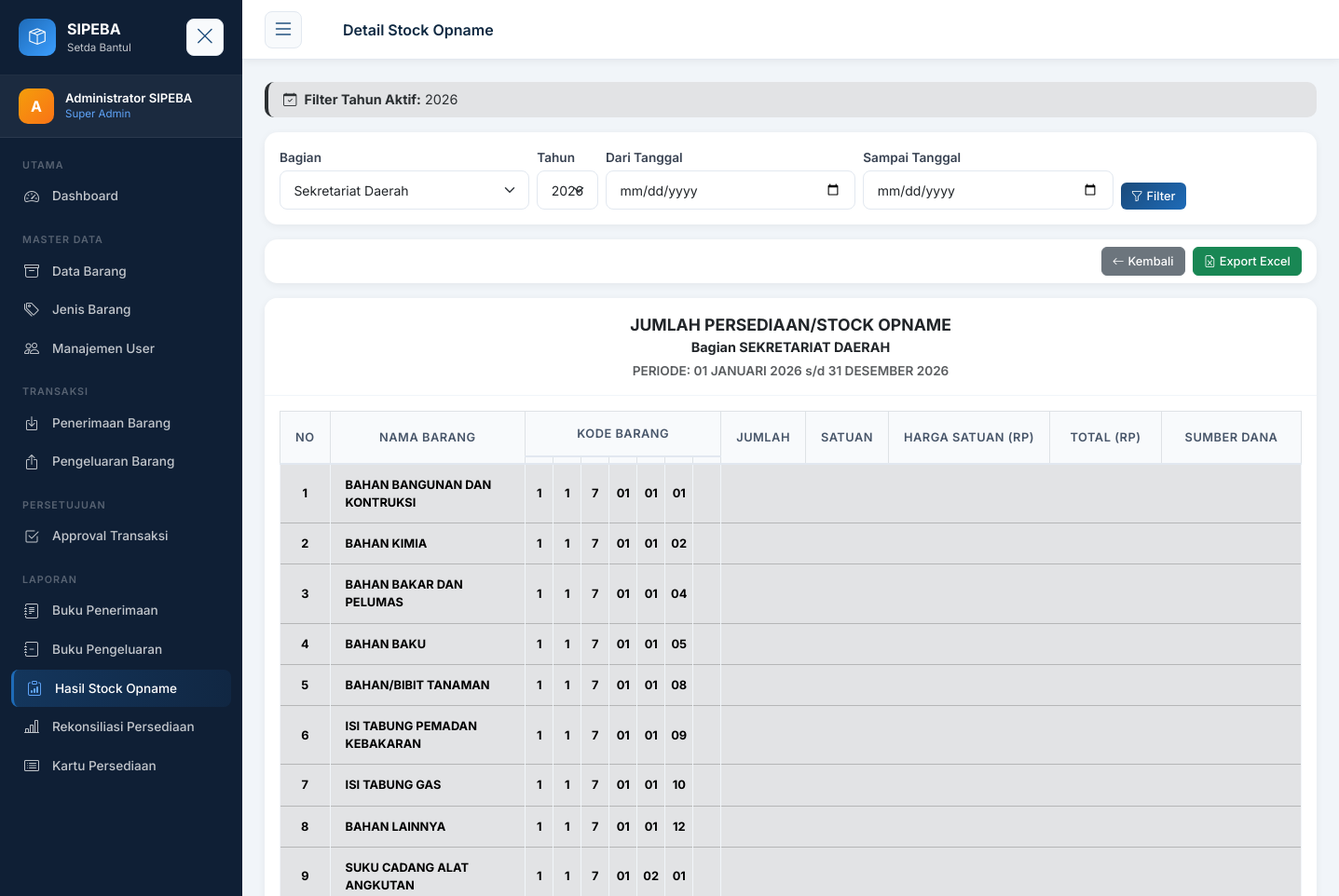
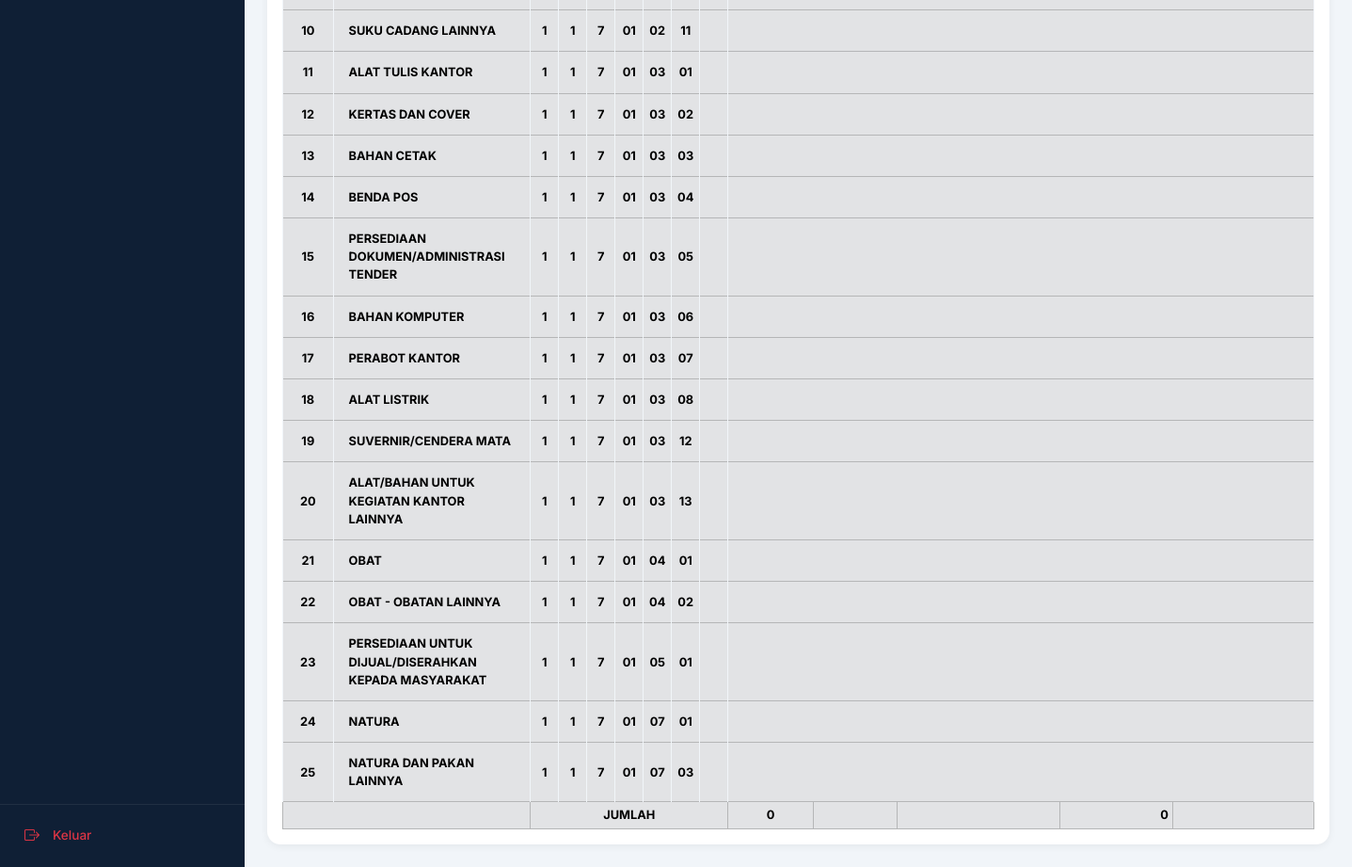
Screenshot of /laporan/stock_opname_detail.php (signed in) with the database file from the repository (2 pictures, top to bottom).
### tables this page shows
CREATE TABLE `jenis_barang` (
  `id` int(10) UNSIGNED NOT NULL,
  `kode_jenis` varchar(10) NOT NULL,
  `nama_jenis` varchar(100) NOT NULL,
  `kategori` enum('ASET TETAP','ASET LANCAR') DEFAULT 'ASET LANCAR',
  `created_at` timestamp NOT NULL DEFAULT current_timestamp()
);

### config/auth.php (called while the page is built, shortened)
<?php
function getUserRole(): string {
    return $_SESSION['user']['role'] ?? '';
}

### laporan/stock_opname_detail.php (the view, shortened to what this page needs)
<?php
require_once __DIR__ . '/../config/bootstrap.php';
$id_jenis = (int)($_GET['id_jenis'] ?? 0);
$f_bagian = (int)($_GET['id_bagian'] ?? 0);
$f_tahun = (int)($_GET['tahun'] ?? date('Y'));
$f_dari_tanggal = $_GET['dari_tanggal'] ?? '';
$f_sampai_tanggal = $_GET['sampai_tanggal'] ?? '';
$jenis = $id_jenis ? $conn->query("SELECT * FROM jenis_barang WHERE id=$id_jenis")->fetch_assoc() : null;
$use_date_filter = !empty($f_dari_tanggal) && !empty($f_sampai_tanggal);
if ($use_date_filter) {
  $where_tanggal = " AND so.tanggal BETWEEN '$f_dari_tanggal' AND '$f_sampai_tanggal'";
  $periode_display = strtoupper(formatTanggalIndonesia($f_dari_tanggal)) . ' s/d ' . strtoupper(formatTanggalIndonesia($f_sampai_tanggal));
} else {
  $periode_display = '01 JANUARI ' . $f_tahun . ' s/d 31 DESEMBER ' . $f_tahun;
}
$where_jenis_master = $id_jenis ? " WHERE j.id = $id_jenis" : "";
$years = [];
if (empty($years)) {
  $years = [date('Y')];
}
$nama_bagian_display = 'SEKRETARIAT DAERAH';
$items = [];
$jenis_master_q = $conn->query("SELECT j.id, j.nama_jenis, j.kode_jenis FROM jenis_barang j $where_jenis_master ORDER BY j.kode_jenis ASC, j.nama_jenis ASC");
while ($jm = $jenis_master_q->fetch_assoc()) {
  $kodeJenisKey = (string)$jm['kode_jenis'];
  if (!isset($items[$kodeJenisKey])) {
    $items[$kodeJenisKey] = [
      'nama_jenis' => $jm['nama_jenis'],
      'kode_jenis' => $jm['kode_jenis'],
      'rows' => []
    ];
  }
}
ksort($items, SORT_NATURAL);
?>
<?php
include BASE_PATH . '/includes/header.php';
include BASE_PATH . '/includes/sidebar.php';
?>
<div class="main-content">
  <div class="topbar">
    <button class="sidebar-toggle-btn me-3" id="mainSidebarToggle"><i class="bi bi-list fs-4"></i></button>
    <div class="topbar-title">
      <a href="stock_opname.php?id_bagian=<?= $f_bagian ?>" class="text-white text-decoration-none"><i class="bi bi-arrow-left me-2"></i></a>
      Detail Stock Opname <?= $jenis ? ': ' . htmlspecialchars($jenis['nama_jenis']) : '' ?>
    </div>
  </div>
  <div class="page-content">
    <?php if ($use_date_filter): ?>
      <div class="alert alert-info py-2 mb-3">
        <i class="bi bi-info-circle me-1"></i>
        <strong>Filter Tanggal Aktif:</strong> <?= date('d/m/Y', strtotime($f_dari_tanggal)) ?> - <?= date('d/m/Y', strtotime($f_sampai_tanggal)) ?>
        <a href="?<?= http_build_query(array_filter(['id_jenis' => $id_jenis, 'id_bagian' => $f_bagian, 'tahun' => $f_tahun])) ?>" class="btn btn-sm btn-outline-secondary ms-2">
          <i class="bi bi-x-circle me-1"></i>Gunakan Filter Tahun
        </a>
      </div>
    <?php else: ?>
      <div class="alert alert-secondary py-2 mb-3">
        <i class="bi bi-calendar-check me-1"></i>
        <strong>Filter Tahun Aktif:</strong> <?= $f_tahun ?>
      </div>
    <?php endif; ?>
    <div class="card mb-3">
      <div class="card-body py-3">
        <form method="GET" class="row g-2 align-items-end">
          <?php if ($role === 'superadmin'): ?>
            <div class="col-md-3">
              <label class="form-label mb-1 small fw-semibold">Bagian</label>
              <select name="id_bagian" class="form-select form-select-sm">
                <option value="0" <?= $f_bagian == 0 ? 'selected' : '' ?>>Sekretariat Daerah</option>
              </select>
            </div>
          <?php else: ?>
            <input type="hidden" name="id_bagian" value="<?= $f_bagian ?>">
          <?php endif; ?>
          <div class="col-auto">
            <label class="form-label mb-1 small fw-semibold">Tahun</label>
            <select name="tahun" class="form-select form-select-sm">
              <?php foreach ($years as $y): ?>
                <option value="<?= $y ?>" <?= $f_tahun == $y ? 'selected' : '' ?>><?= $y ?></option>
              <?php endforeach; ?>
            </select>
          </div>
          <div class="col-md-3">
            <label class="form-label mb-1 small fw-semibold">Dari Tanggal</label>
            <input type="date" name="dari_tanggal" class="form-control form-control-sm" value="<?= $f_dari_tanggal ?>">
          </div>
          <div class="col-md-3">
            <label class="form-label mb-1 small fw-semibold">Sampai Tanggal</label>
            <input type="date" name="sampai_tanggal" class="form-control form-control-sm" value="<?= $f_sampai_tanggal ?>">
          </div>
          <div class="col-auto">
            <button type="submit" class="btn btn-primary btn-sm me-1">
              <i class="bi bi-funnel me-1"></i>Filter
            </button>
          </div>
        </form>
      </div>
    </div>
    <div class="card mb-3">
      <div class="card-body py-2 d-flex justify-content-end align-items-center">
        <div>
          <a href="stock_opname.php?id_bagian=<?= $f_bagian ?>" class="btn btn-secondary btn-sm me-1">
            <i class="bi bi-arrow-left me-1"></i>Kembali
          </a>
          <a href="?<?= http_build_query($_GET) ?>&export=1" class="btn btn-success btn-sm">
            <i class="bi bi-file-earmark-excel me-1"></i>Export Excel
          </a>
        </div>
      </div>
    </div>
    <div class="card">
      <div class="card-header text-center py-3">
        <div class="fw-bold" style="font-size:1.1rem">JUMLAH PERSEDIAAN/STOCK OPNAME</div>
        <div class="fw-bold">Bagian <?= $nama_bagian_display ?></div>
        <div class="text-muted mt-1" style="font-size:.85rem">PERIODE: <?= $periode_display ?></div>
      </div>
      <div class="table-responsive p-3">
        <table class="table table-bordered table-sm align-middle mb-0" style="font-size:.8rem;">
          <thead class="bg-light text-center align-middle">
            <tr class="text-dark fw-bold">
              <th rowspan="2" style="min-width:40px; vertical-align:middle;">NO</th>
              <th rowspan="2" style="min-width:200px; vertical-align:middle;">NAMA BARANG</th>
              <th colspan="7" style="vertical-align:middle;">KODE BARANG</th>
              <th rowspan="2" style="min-width:80px; vertical-align:middle;">JUMLAH</th>
              <th rowspan="2" style="min-width:80px; vertical-align:middle;">SATUAN</th>
              <th rowspan="2" style="min-width:120px; vertical-align:middle;">HARGA SATUAN (Rp)</th>
              <th rowspan="2" style="min-width:120px; vertical-align:middle;">TOTAL (Rp)</th>
              <th rowspan="2" style="min-width:150px; vertical-align:middle;">SUMBER DANA</th>
            </tr>
            <tr class="text-dark fw-bold" style="font-size:.7rem;">
              <th style="min-width:30px; padding:3px;"></th>
              <th style="min-width:30px; padding:3px;"></th>
              <th style="min-width:30px; padding:3px;"></th>
              <th style="min-width:30px; padding:3px;"></th>
              <th style="min-width:30px; padding:3px;"></th>
              <th style="min-width:30px; padding:3px;"></th>
              <th style="min-width:30px; padding:3px;"></th>
            </tr>
          </thead>
          <tbody>
            <?php
            $grand_total = 0;
            $total_qty = 0;
            $no_jenis_group = 1;
            foreach ($items as $group):
              $nama_jenis = $group['nama_jenis'];
              $kj_raw = $group['kode_jenis'];
              if (strpos($kj_raw, '.') !== false) {
                $kj_parts = explode('.', $kj_raw);
              } elseif (strlen($kj_raw) >= 9) {
                $kj_parts = [substr($kj_raw, 0, 1), substr($kj_raw, 1, 1), substr($kj_raw, 2, 1), substr($kj_raw, 3, 2), substr($kj_raw, 5, 2), substr($kj_raw, 7, 2)];
              } else {
                $kj_parts = [$kj_raw];
              }
              if (count($kj_parts) > 7) {
                $rem = array_slice($kj_parts, 6);
                $kj_parts = array_slice($kj_parts, 0, 6);
                $kj_parts[] = implode('.', $rem);
              } else {
                $kj_parts = array_pad($kj_parts, 7, '');
              }
            ?>
              <tr class="table-secondary fw-bold text-dark">
                <td class="text-center"><?= $no_jenis_group ?></td>
                <td><?= strtoupper(htmlspecialchars($nama_jenis)) ?></td>
                <?php foreach ($kj_parts as $kp): ?>
                  <td class="text-center text-nowrap" style="padding: 0 0.1rem;"><?= $kp ?></td>
                <?php endforeach; ?>
                <td colspan="5"></td>
              </tr>
              <?php $no_jenis_group++; ?>
            <?php endforeach; ?>
          </tbody>
          <tfoot class="table-secondary fw-bold text-dark">
            <tr>
              <td colspan="2"></td>
              <td colspan="7" class="text-center">JUMLAH</td>
              <td class="text-center"><?= number_format($total_qty, 0, ',', '.') ?></td>
              <td></td>
              <td></td>
              <td class="text-end"><?= number_format($grand_total, 0, ',', '.') ?></td>
              <td></td>
            </tr>
          </tfoot>
        </table>
      </div>
    </div>
  </div>
</div>
<?php include BASE_PATH . '/includes/footer.php'; ?>

### assets/css/style.css (style rules this page uses)
:root { --primary: #1a4a7a; --primary-dark: #0f2942; --primary-light: #1e6bb8; --accent: #f59e0b; --sidebar-width: 260px; --sidebar-collapsed-width: 70px; --sidebar-bg: #0f1f35; --sidebar-text: rgba(255, 255, 255, 0.75); --sidebar-hover: rgba(255, 255, 255, 0.1); --sidebar-active-bg: linear-gradient( 90deg, rgba(30, 107, 184, 0.3), rgba(30, 107, 184, 0.1) ); --sidebar-active-border: #1e6bb8; --topbar-height: 64px; --card-radius: 14px; --transition: all 0.2s ease; --shadow-sm: 0 2px 8px rgba(0, 0, 0, 0.06); --shadow-md: 0 4px 20px rgba(0, 0, 0, 0.1); --shadow-lg: 0 10px 40px rgba(0, 0, 0, 0.15); }
* { box-sizing: border-box; margin: 0; padding: 0; }
body { font-family: "Inter", sans-serif; background: #f1f5f9; color: #1e293b; font-size: 0.9rem; }
.main-content { margin-left: var(--sidebar-width); flex: 1; display: flex; flex-direction: column; min-height: 100vh; transition: margin-left 0.3s ease; }
.topbar { height: var(--topbar-height); background: white; border-bottom: 1px solid #e2e8f0; display: flex; align-items: center; padding: 0 1.5rem; position: sticky; top: 0; z-index: 100; box-shadow: var(--shadow-sm); }
.topbar-title { font-weight: 600; font-size: 1rem; color: var(--primary-dark); flex: 1; }
.page-content { padding: 1.5rem; flex: 1; }
.card { border: none; border-radius: var(--card-radius); box-shadow: var(--shadow-sm); background: white; }
.card-header { background: white; border-bottom: 1px solid #f1f5f9; border-radius: var(--card-radius) var(--card-radius) 0 0 !important; padding: 1rem 1.25rem; font-weight: 600; font-size: 0.9rem; }
.table { margin-bottom: 0; font-size: 0.875rem; }
.table thead th { background: #f8fafc; border-bottom: 2px solid #e2e8f0; color: #475569; font-weight: 600; font-size: 0.8rem; text-transform: uppercase; letter-spacing: 0.5px; padding: 0.85rem 1rem; white-space: nowrap; }
.table tbody td { padding: 0.75rem 1rem; vertical-align: middle; border-color: #f1f5f9; }
.form-control, .form-select { border: 1.5px solid #e2e8f0; border-radius: 8px; padding: 0.6rem 0.9rem; font-size: 0.875rem; transition: border-color 0.2s, box-shadow 0.2s; }
.form-label { font-weight: 500; font-size: 0.85rem; color: #374151; margin-bottom: 0.4rem; }
.btn { border-radius: 8px; font-weight: 500; font-size: 0.875rem; padding: 0.5rem 1rem; }
.btn-primary { background: linear-gradient(135deg, var(--primary), var(--primary-light)); border: none; }
.btn-sm { padding: 0.3rem 0.7rem; font-size: 0.8rem; border-radius: 6px; }
.alert { border: none; border-radius: 10px; border-left: 4px solid; }
.sidebar-toggle-btn { background: #f8fafc; border: 1.5px solid #e2e8f0; color: var(--primary); font-size: 1.25rem; padding: 0.5rem; border-radius: 8px; cursor: pointer; transition: all 0.3s ease; display: flex !important; align-items: center; justify-content: center; width: 40px; height: 40px; flex-shrink: 0; position: relative; z-index: 10; }
.sidebar-toggle-btn i { transition: transform 0.3s ease; font-size: 1.3rem; line-height: 1; }

### rows the page displays
jenis_barang: nama_jenis "BAHAN BANGUNAN DAN KONTRUKSI", kode_jenis "1", kode_jenis "7", kode_jenis "01"
jenis_barang: nama_jenis "BAHAN KIMIA", kode_jenis "1", kode_jenis "7", kode_jenis "01", kode_jenis "02"
jenis_barang: nama_jenis "BAHAN BAKAR DAN PELUMAS", kode_jenis "1", kode_jenis "7", kode_jenis "01", kode_jenis "04"
jenis_barang: nama_jenis "BAHAN BAKU", kode_jenis "1", kode_jenis "7", kode_jenis "01", kode_jenis "05"
jenis_barang: nama_jenis "BAHAN/BIBIT TANAMAN", kode_jenis "1", kode_jenis "7", kode_jenis "01", kode_jenis "08"
jenis_barang: nama_jenis "ISI TABUNG PEMADAN KEBAKARAN", kode_jenis "1", kode_jenis "7", kode_jenis "01", kode_jenis "09"
jenis_barang: nama_jenis "ISI TABUNG GAS", kode_jenis "1", kode_jenis "7", kode_jenis "01", kode_jenis "10"
jenis_barang: nama_jenis "BAHAN LAINNYA", kode_jenis "1", kode_jenis "7", kode_jenis "01", kode_jenis "12"
jenis_barang: nama_jenis "SUKU CADANG ALAT ANGKUTAN", kode_jenis "1", kode_jenis "7", kode_jenis "01", kode_jenis "02"
jenis_barang: nama_jenis "SUKU CADANG LAINNYA", kode_jenis "1", kode_jenis "7", kode_jenis "01", kode_jenis "02", kode_jenis "11"
jenis_barang: nama_jenis "ALAT TULIS KANTOR", kode_jenis "1", kode_jenis "7", kode_jenis "01", kode_jenis "03"
jenis_barang: nama_jenis "KERTAS DAN COVER", kode_jenis "1", kode_jenis "7", kode_jenis "01", kode_jenis "03", kode_jenis "02"
jenis_barang: nama_jenis "BAHAN CETAK", kode_jenis "1", kode_jenis "7", kode_jenis "01", kode_jenis "03"
jenis_barang: nama_jenis "BENDA POS", kode_jenis "1", kode_jenis "7", kode_jenis "01", kode_jenis "03", kode_jenis "04"
jenis_barang: nama_jenis "PERSEDIAAN DOKUMEN/ADMINISTRASI TENDER", kode_jenis "1", kode_jenis "7", kode_jenis "01", kode_jenis "03", kode_jenis "05"
jenis_barang: nama_jenis "BAHAN KOMPUTER", kode_jenis "1", kode_jenis "7", kode_jenis "01", kode_jenis "03", kode_jenis "06"
jenis_barang: nama_jenis "PERABOT KANTOR", kode_jenis "1", kode_jenis "7", kode_jenis "01", kode_jenis "03", kode_jenis "07"
jenis_barang: nama_jenis "ALAT LISTRIK", kode_jenis "1", kode_jenis "7", kode_jenis "01", kode_jenis "03", kode_jenis "08"
jenis_barang: nama_jenis "SUVERNIR/CENDERA MATA", kode_jenis "1", kode_jenis "7", kode_jenis "01", kode_jenis "03", kode_jenis "12"
jenis_barang: nama_jenis "ALAT/BAHAN UNTUK KEGIATAN KANTOR LAINNYA", kode_jenis "1", kode_jenis "7", kode_jenis "01", kode_jenis "03", kode_jenis "13"
jenis_barang: nama_jenis "OBAT", kode_jenis "1", kode_jenis "7", kode_jenis "01", kode_jenis "04"
jenis_barang: nama_jenis "OBAT - OBATAN LAINNYA", kode_jenis "1", kode_jenis "7", kode_jenis "01", kode_jenis "04", kode_jenis "02"
jenis_barang: nama_jenis "PERSEDIAAN UNTUK DIJUAL/DISERAHKAN KEPADA MASYARAKAT", kode_jenis "1", kode_jenis "7", kode_jenis "01", kode_jenis "05"
jenis_barang: nama_jenis "NATURA", kode_jenis "1", kode_jenis "7", kode_jenis "01", kode_jenis "07"
jenis_barang: nama_jenis "NATURA DAN PAKAN LAINNYA", kode_jenis "1", kode_jenis "7", kode_jenis "01", kode_jenis "07", kode_jenis "03"

### other values shown
substr($user['nama'] ?? 'U', 0, 1) "A"
$user['nama'] "Administrator SIPEBA"
$roleLabel[$role] "Super Admin"
$f_tahun "2026"
$nama_bagian_display "SEKRETARIAT DAERAH"
$periode_display "01 JANUARI 2026 s/d 31 DESEMBER 2026"
$total_qty "0"
$grand_total "0"
form field tahun "2026"
